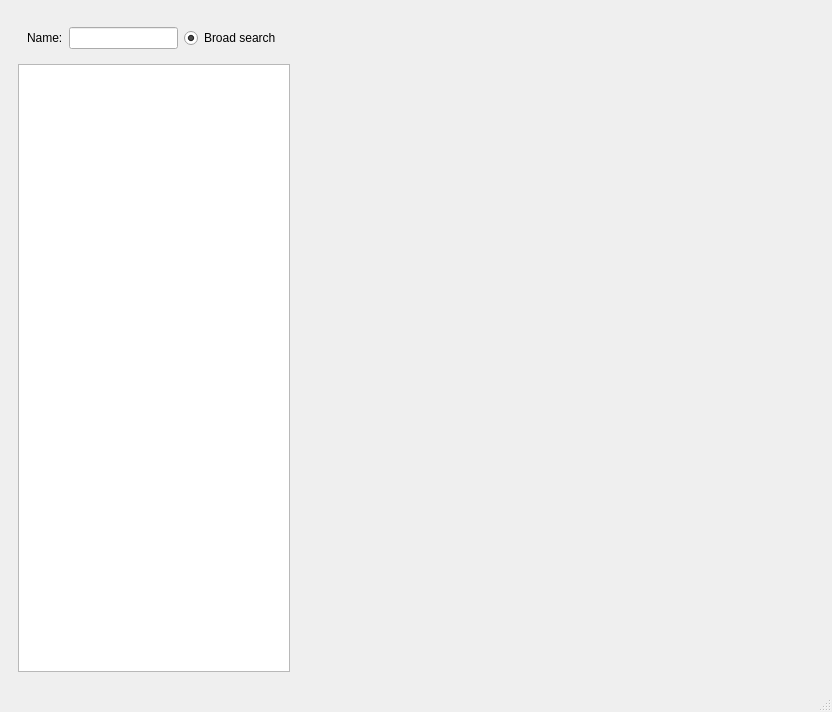
<?xml version="1.0" encoding="UTF-8"?>
<ui version="4.0">
 <class>MainWindow</class>
 <widget class="QMainWindow" name="MainWindow">
  <property name="geometry">
   <rect>
    <x>0</x>
    <y>0</y>
    <width>832</width>
    <height>712</height>
   </rect>
  </property>
  <property name="windowTitle">
   <string>Belgian First Name Statistics Visualisation Tool</string>
  </property>
  <widget class="QWidget" name="centralwidget">
   <layout class="QHBoxLayout" name="horizontalLayout_3">
    <item>
     <widget class="QWidget" name="widget_2" native="true">
      <layout class="QVBoxLayout" name="verticalLayout_2">
       <item>
        <widget class="QWidget" name="widget_3" native="true">
         <layout class="QHBoxLayout" name="horizontalLayout">
          <item>
           <widget class="QLabel" name="label">
            <property name="text">
             <string>Name:</string>
            </property>
           </widget>
          </item>
          <item>
           <widget class="QLineEdit" name="nameInput"/>
          </item>
          <item>
           <widget class="QRadioButton" name="radioButton">
            <property name="text">
             <string>Broad search</string>
            </property>
            <property name="checked">
             <bool>true</bool>
            </property>
           </widget>
          </item>
         </layout>
        </widget>
       </item>
       <item>
        <widget class="QTableView" name="tableView"/>
       </item>
      </layout>
     </widget>
    </item>
    <item>
     <widget class="QWidget" name="widget" native="true">
      <layout class="QVBoxLayout" name="verticalLayout">
       <item>
        <widget class="AgeGraphWidget" name="ageGraphWidget" native="true">
         <property name="sizePolicy">
          <sizepolicy hsizetype="Preferred" vsizetype="Preferred">
           <horstretch>0</horstretch>
           <verstretch>0</verstretch>
          </sizepolicy>
         </property>
         <property name="minimumSize">
          <size>
           <width>500</width>
           <height>120</height>
          </size>
         </property>
        </widget>
       </item>
       <item>
        <widget class="AgeRegionGraphWidget" name="ageRegionGraphWidget" native="true">
         <property name="sizePolicy">
          <sizepolicy hsizetype="Preferred" vsizetype="Preferred">
           <horstretch>0</horstretch>
           <verstretch>0</verstretch>
          </sizepolicy>
         </property>
         <property name="minimumSize">
          <size>
           <width>500</width>
           <height>120</height>
          </size>
         </property>
        </widget>
       </item>
      </layout>
     </widget>
    </item>
   </layout>
  </widget>
  <widget class="QStatusBar" name="statusbar"/>
 </widget>
 <customwidgets>
  <customwidget>
   <class>AgeGraphWidget</class>
   <extends>QWidget</extends>
   <header>graphwidget</header>
   <container>1</container>
  </customwidget>
  <customwidget>
   <class>AgeRegionGraphWidget</class>
   <extends>QWidget</extends>
   <header>graphwidget</header>
   <container>1</container>
  </customwidget>
 </customwidgets>
 <resources/>
 <connections/>
</ui>
